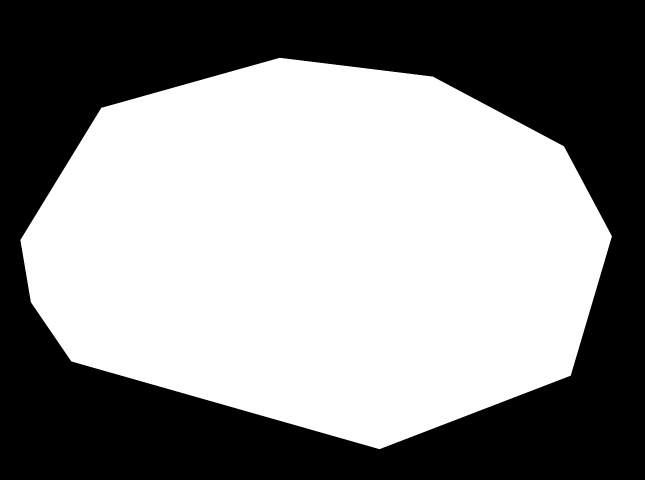
#> input picture cell-1_1_ROI.tif, 1290 x 960 px, found by its file name (shown at 1/2 size)
$ python run_simulate_IF.py
#> lines starting #> are read from the running program, lines starting #| are printed output that depends on the picture; after the words box and inside, x2 and y2 are one past the last pixel; in counts of white or black regions, pixels touching at a corner belong together
### image2mask.py
# -*- coding: utf-8 -*-

"""
#    Copyright (C) 2017  Sarah Keegan and Keria Bermudez-Hernandez
#
#    This program is free software: you can redistribute it and/or modify
#    it under the terms of the GNU General Public License as published by
#    the Free Software Foundation, either version 3 of the License, or
#    (at your option) any later version.
#
#    This program is distributed in the hope that it will be useful,
#    but WITHOUT ANY WARRANTY; without even the implied warranty of
#    MERCHANTABILITY or FITNESS FOR A PARTICULAR PURPOSE.  See the
#    GNU General Public License for more details.
#
#    You should have received a copy of the GNU General Public License
#    along with this program.  If not, see <http://www.gnu.org/licenses/>.

"""

from scipy import ndimage
import numpy as np
from skimage import io, exposure, measure
from skimage.filters import threshold_otsu
from sklearn.cluster import k_means
import warnings
import pandas as pd

warnings.filterwarnings('ignore', message='.+ is a low contrast image', category=UserWarning)

labeling_structure = [[1,1,1],[1,1,1],[1,1,1]]
#[[0,1,0],[1,1,1],[0,1,0]]

image_prop_list = ['area', 'perimeter', 'centroid', 'weighted_centroid',
                   'major_axis_length', 'minor_axis_length', 'eccentricity',
                   'orientation', 'min_intensity', 'mean_intensity', 'max_intensity']

#Input: RGB image file, ROI file
#Output: C1 mask, C2 mask, C3 mask, ROI selection OR bbox limits
#Parameters = threshold method

def image2mask(image_file, roi_image_file='', reverse_pixels_in_roi=False,
               thresh='otsu', intensity_cutoff=False, cutoff_min=0,
               cutoff_max=255, cluster_min_size=0, cluster_max_size=0,
               save_images=False, save_table=False, save_dir=''):

#> called with reverse_pixels_in_roi = False, thresh = 'otsu', intensity_cutoff = False, cutoff_min = 0, cutoff_max = 255, cluster_min_size = 0, cluster_max_size = 0, save_images = True
    if(type(thresh) != type([])):
        thresh = [thresh,thresh,thresh]

    if(type(cluster_min_size) != type([])):
        cluster_min_size = [cluster_min_size,cluster_min_size,cluster_min_size]

    if(type(cluster_max_size) != type([])):
        cluster_max_size = [cluster_max_size,cluster_max_size,cluster_max_size]

    #roi to mask
    if(roi_image_file != ''):
        roi_image = io.imread(roi_image_file)
#> roi_image is the input picture: shape (960, 1290, 3); mean R, G, B 139.8, 139.8, 139.8
        if len(roi_image.shape) == 3:
            roi_image = roi_image[:,:,1]
#> roi_image: shape (960, 1290)

        if(reverse_pixels_in_roi):
            roi_mask = roi_image > 0
            #roi_mask is TRUE outside of ROI
        else:
            roi_mask = roi_image == 0
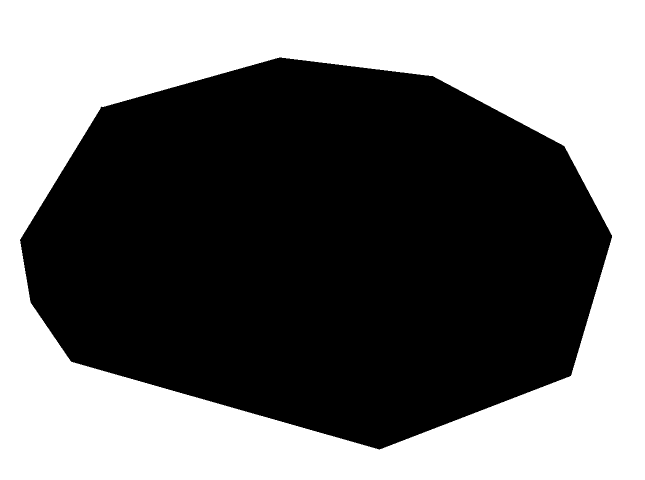
#> roi_mask: shape (960, 1290) bool (shown at 1/2 size); 45% white; 1 white region, box (x1, y1, x2, y2) and area: (0, 0, 1290, 960) 557542
            #roi_mask is TRUE outside of ROI
        roi_selection = ~np.array(roi_mask)
        #roi_selection is TRUE inside of ROI
    else:
        roi_mask = []
        roi_selection = []

    #split to 3 colors
    rgb_image = io.imread(image_file)
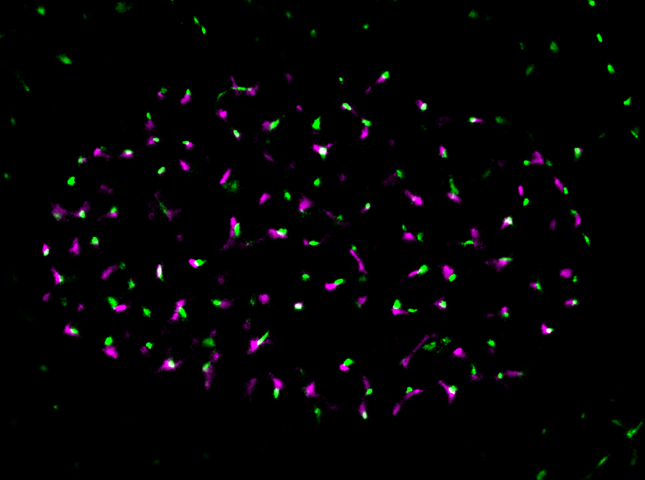
#> input picture cell-1_1_R_G.tif, 1290 x 960 px, found by its file name (shown at 1/2 size)
#> rgb_image is the input picture: shape (960, 1290, 3); mean R, G, B 4, 3.1, 4
    split_images = []

    if(roi_image_file == ''):
        roi_mask = np.zeros_like(rgb_image[:,:,0])
        roi_mask = roi_mask.astype(dtype='bool')
        roi_selection = ~np.array(roi_mask)

    for color_i in range(3):

        cur_image = rgb_image[:,:,color_i]

        cur_image[roi_mask] = 0 #set all pixels outside roi to 0

        #intensity cutoff
        if(intensity_cutoff):
            min_in_range = cutoff_min
            max_in_range = cutoff_max
            cur_image = exposure.rescale_intensity(cur_image,
                                                   in_range=(min_in_range,max_in_range),
                                                   out_range=(0,255))
        #threshold
        if(cur_image.max() == 0): cur_th = 0
        else:
            if(type(thresh[color_i]) == type(0) or type(thresh[color_i]) == type(0.0)):
                cur_th = thresh[color_i] #manual threshold option
            else:
                if thresh[color_i] == 'otsu':
                    cur_th = threshold_otsu(cur_image[roi_selection == True])
                elif thresh[color_i] == 'kmeans':
                    pixels = np.expand_dims(cur_image[roi_selection == True].flatten(),axis=1)
                    ret = k_means(pixels, 3)
                    intensity_cutoffs = sorted(ret[0])
                    cur_th = intensity_cutoffs[2][0]
                else:
                    cur_th = 0

        cur_mask = cur_image > cur_th

        if(cluster_min_size[color_i] > 0 or cluster_max_size[color_i] > 0):
            #remove clusters outside of constraints from the mask
            #find measurements for image, area and count of clusters
            labeled_clusters, num_clusters = ndimage.label(cur_mask, structure=labeling_structure)
            props = measure.regionprops(labeled_clusters)
            for region in props:
                if(region['area'] < cluster_min_size[color_i] or (cluster_max_size[color_i] > 0 and region['area'] > cluster_max_size)):
                    #remove region
                    coords = region['coords']
                    for cur_coord in coords:
                        cur_mask[cur_coord[0],cur_coord[1]] = False

        #save mask and image
        if(save_images):
            io.imsave(save_dir + '/c' + str(color_i+1) + '_mask.tif', 255*cur_mask.astype('uint8'))

        split_images.append([cur_image,cur_mask])
#> this loop made 3 passes
#> cur_th on passes 1 to 3: 79, 102, 79
#> pass 1, in image2mask, `cur_image = rgb_image[:,:,color_i]`:
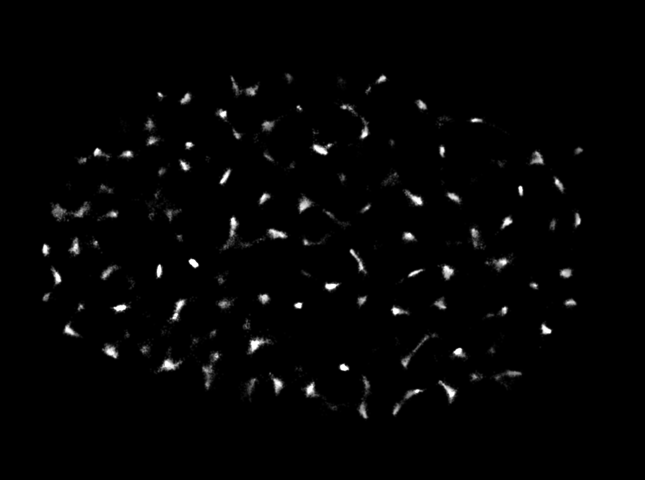
#> cur_image: shape (960, 1290) (shown at 1/2 size); min 0, max 255, mean 4
#> pass 1, in image2mask, `cur_mask = cur_image > cur_th`:
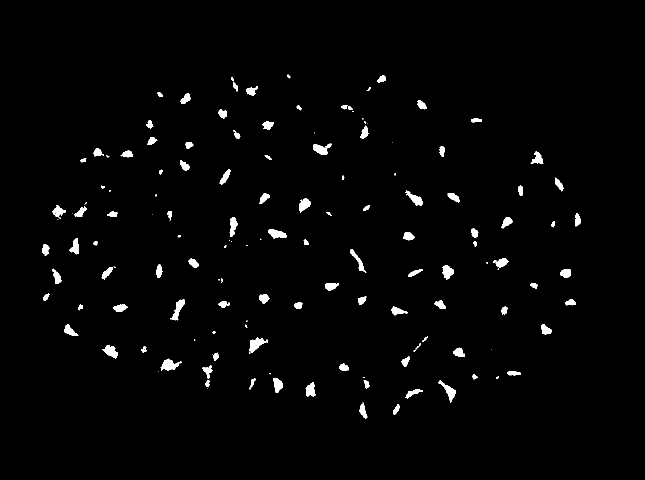
#> cur_mask: shape (960, 1290) bool (shown at 1/2 size); 1.8% white; 143 white regions (38 under 20 px), largest, box (x1, y1, x2, y2) and area: (498, 675, 536, 706) 537, (321, 717, 363, 741) 531, (877, 761, 912, 806) 485
#> pass 2, in image2mask, `cur_image = rgb_image[:,:,color_i]`:
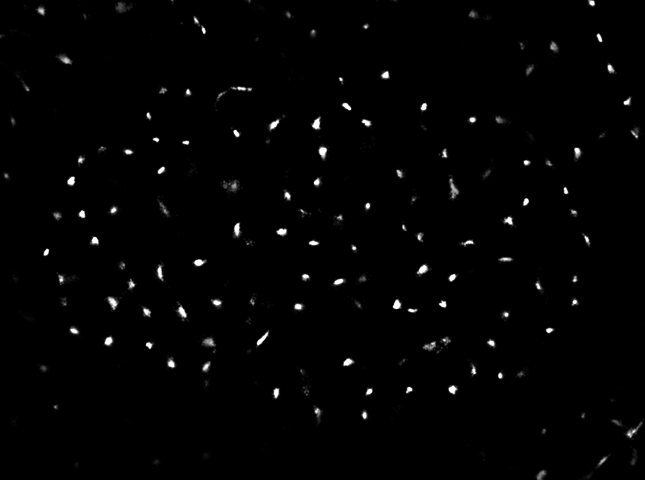
#> cur_image: shape (960, 1290) (shown at 1/2 size); min 0, max 255, mean 3.1
#> after the loop, split_images = 3 items

    #find measurements for image, area and count of clusters
    image_measurements = {}
    for color in range(3):
        if(color==0):
            image_measurements['cluster_total_area'] = []
            image_measurements['cluster_count'] = []
            image_measurements['cluster_ave_area'] = []
            image_measurements['overlap_total_area'] = []
            image_measurements['overlap_count'] = []
        image_measurements['cluster_total_area'].append(split_images[color][1].sum())

        labeled_clusters, num_clusters = ndimage.label(split_images[color][1], structure=labeling_structure)
        image_measurements['cluster_count'].append(num_clusters)
        props = measure.regionprops(labeled_clusters, split_images[color][0])
        ave_area = 0
        for region in props:
            ave_area += region.area
        if(len(props) > 0): ave_area /= float(len(props))
        image_measurements['cluster_ave_area'].append(ave_area)

        ov_area_arr = []
        ov_count_arr = []
        for ov_color in range(3):
            if(ov_color != color):
                and_area = np.logical_and(split_images[color][1],split_images[ov_color][1])
                ov_area_arr.append(and_area.sum())

                labeled_clusters, num_clusters = ndimage.label(and_area, structure=labeling_structure)
                ov_count_arr.append(num_clusters)

        image_measurements['overlap_total_area'].append(ov_area_arr)
        image_measurements['overlap_count'].append(ov_count_arr)

        if(save_table):
            #save entire particles table for each set of clusters
            prop_table = {}
            for prop in image_prop_list:
                prop_table[prop] = []
                for region in props:
                    prop_table[prop].append(region[prop])

            prop_df = pd.DataFrame(prop_table)
            prop_df.to_csv(save_dir + '/c' + str(color+1) + '_table.csv')
#> this loop made 1 pass
#> pass 1, in image2mask, `labeled_clusters, num_clusters = ndimage.label(split_images[color][1],..`:
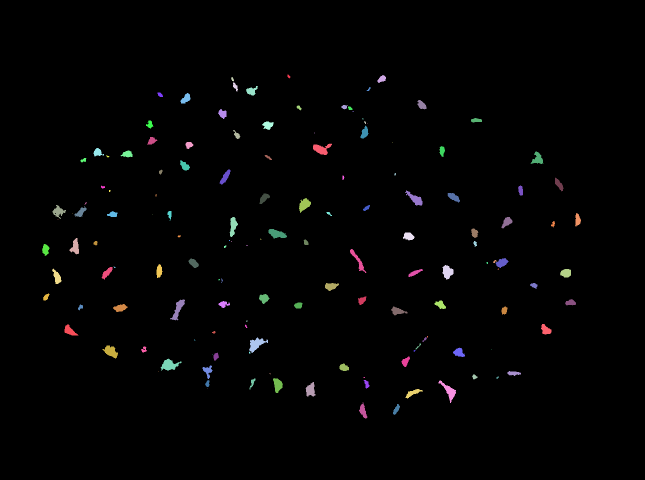
#> labeled_clusters: shape (960, 1290) int32 (shown at 1/2 size); 144 distinct labels, from 0 to 143; one colour per label, 0 black
#> after the loop, image_measurements = {'cluster_total_area': [22064], 'cluster_count': [143], 'cluster_ave_area': [154.3], 'overlap_total_area': [[3097, 22064]], 'overlap_count': [[66, 143]]}

    intensity_image = np.dstack((split_images[0][0],split_images[1][0], split_images[2][0]))
    mask_image = np.dstack((split_images[0][1], split_images[1][1], split_images[2][1]))

    #save rgb mask and intensity image
    if(save_images):
        io.imsave(save_dir + '/c123_mask.tif', mask_image.astype('uint8')*255)

    return (mask_image, roi_selection, intensity_image, image_measurements)

### run_simulate_IF.py
# -*- coding: utf-8 -*-
"""
#    Copyright (C) 2017  Sarah Keegan
#
#    This program is free software: you can redistribute it and/or modify
#    it under the terms of the GNU General Public License as published by
#    the Free Software Foundation, either version 3 of the License, or
#    (at your option) any later version.
#
#    This program is distributed in the hope that it will be useful,
#    but WITHOUT ANY WARRANTY; without even the implied warranty of
#    MERCHANTABILITY or FITNESS FOR A PARTICULAR PURPOSE.  See the
#    GNU General Public License for more details.
#
#    You should have received a copy of the GNU General Public License
#    along with this program.  If not, see <http://www.gnu.org/licenses/>.

"""

import interaction_factor as IF
from image2mask import image2mask
test_colors = False

dir_ = '/Users/sarahkeegan/images/'
image_file_name = dir_ + 'cell-1_1_R_G.tif'
roi_file_name = dir_ + 'cell-1_1_ROI.tif'

#> (the run stopped early here; a loop or call above may not have finished)
